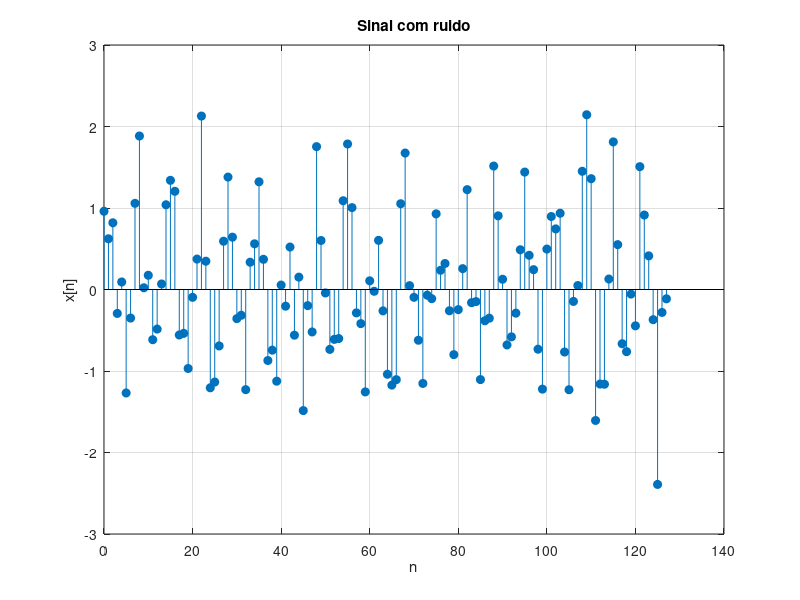
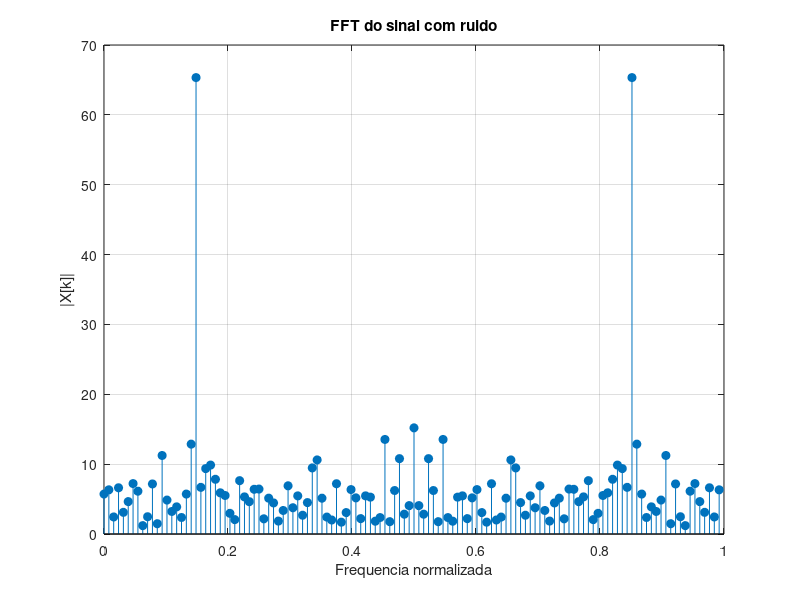

MATLAB code for these plots, in order:
clc;
clear;
close all;

% Parametros
N = 128;
n = 0:N-1;

% Frequencia da senoide
f0 = 0.15;

% Senoide principal
x = sin(2*pi*f0*n);

% Ruido aleatorio
ruido = 0.5 * randn(1, N);

% Sinal com ruido
xr = x + ruido;

% FFT
X = fft(xr);
magX = abs(X);

% Eixo de frequencia
f = (0:N-1)/N;

% -------------------------
% Sinal no tempo
% -------------------------
figure(1);
stem(n, xr, 'filled');
grid on;
xlabel('n');
ylabel('x[n]');
title('Sinal com ruido');

print('C:/Users/Pichau/estudo-dirigido-pds/parte3/resultados/q5_sinal_ruido.png', '-dpng');

% -------------------------
% FFT
% -------------------------
figure(2);
stem(f, magX, 'filled');
grid on;
xlabel('Frequencia normalizada');
ylabel('|X[k]|');
title('FFT do sinal com ruido');

print('C:/Users/Pichau/estudo-dirigido-pds/parte3/resultados/q5_fft_ruido.png', '-dpng');
